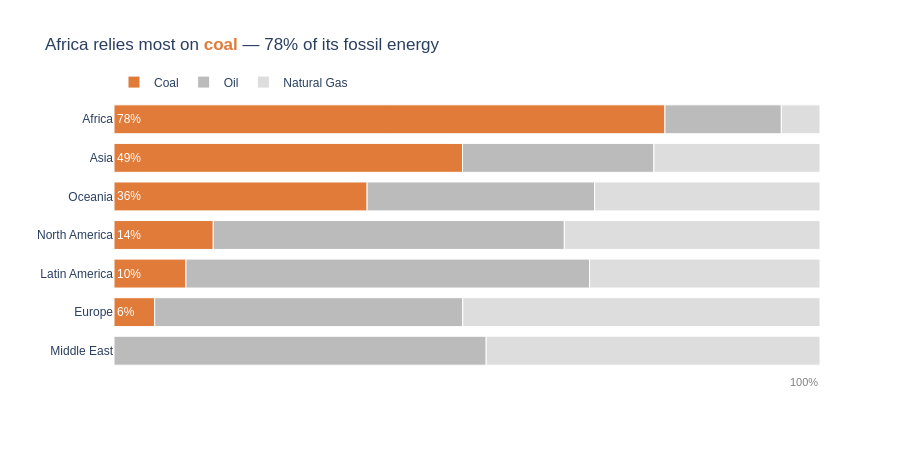

Here is the notebook cell this chart was saved with:
### Markdown cell above
## Task 3 — 100% stacked bar: which region relies most on coal?

**What to build:** A horizontal 100% stacked bar chart showing, for each **Region**, how its fossil energy splits between Coal, Oil and Natural Gas. This is the **same data as your Task 1 treemap**, visualised a second way.

**Requirements:**
- Reuse `df_fossil` from Task 1; aggregate TWh by `Region` × `Source` and convert to **shares of each region's fossil total**
- Horizontal bars, regions **sorted by coal share** (highest at the top)
- Coal is the segment on the baseline (first in `category_orders`) and the **only coloured segment** — keep it the same colour as in Task 1; Oil and Natural Gas in two greys
- Percentage labels on the coal segments only
- Insight title naming the most coal-dependent region and its coal share

> 💡 `df.groupby('Region')['TWh'].transform('sum')` gives each row its region total

### Code cell
# Task 3

# Region x Source TWh; pivot + melt keeps a 0 row for regions with no coal (Middle East)
fos = (df_fossil.pivot_table(index='Region', columns='Source', values='TWh', aggfunc='sum', fill_value=0)
                .reset_index()
                .melt(id_vars='Region', var_name='Source', value_name='TWh'))
fos['Share'] = fos['TWh'] / fos.groupby('Region')['TWh'].transform('sum')   # 100% stacked -> shares

# Sort regions by coal share, highest at the top
coal = fos.loc[fos['Source'] == 'Coal'].sort_values('Share', ascending=False)
region_order = coal['Region'].tolist()
top = coal.iloc[0]

# Labels on coal segments only (skip 0% for the Middle East)
fos['Label'] = np.where((fos['Source'] == 'Coal') & (fos['Share'] > 0),
                        fos['Share'].map('{:.0%}'.format), '')

fig = px.bar(
    fos,
    x='Share', y='Region',
    color='Source',
    text='Label',
    orientation='h',                                # label read first, then the bar
    color_discrete_map={'Coal': '#E07B39',          # same orange as Task 1 = the story
                        'Oil': '#BBBBBB',           # greys = context
                        'Natural Gas': '#DDDDDD'},
    category_orders={'Region': region_order,
                     'Source': ['Coal', 'Oil', 'Natural Gas']},   # coal on the baseline
    labels={'Share': 'Share of fossil energy', 'Source': ''},
    hover_data={'Label': False, 'Share': ':.0%', 'TWh': ':,.0f'},
    height=450,
    template='plotly_white',
    title=f"{top['Region']} relies most on <span style='color:#E07B39'><b>coal</b></span> — "
          f"{top['Share']:.0%} of its fossil energy"
)

fig.update_traces(
    textposition='inside', insidetextanchor='start',   # label at the left edge of the segment
    textfont=dict(color='white', size=12),
    marker_line_color='white', marker_line_width=1     # thin white separators
)

fig.update_layout(
    font=dict(family='Arial', size=12),
    bargap=0.25,
    legend=dict(orientation='h', x=0, y=1.12),          # needed to tell the two greys apart
    xaxis=dict(visible=False, range=[0, 1]),
    yaxis=dict(title='')
)

# Every bar sums to 100% - the hidden x-axis no longer says so
fig.add_annotation(x=1, y=0, xref='x', yref='paper', xanchor='right', yanchor='top', yshift=-4,
                   text='100%', showarrow=False, font=dict(size=11, color='grey'))
fig.show()

### Figure 1 — Plotly figure (JSON) as saved in the notebook; plotly's stock layout.template omitted (floating-point values rounded to 4 significant figures)
{"data": [{"alignmentgroup": "True", "customdata": [["78%", 6727], ["49%", 17300.0], ["6%", 887], ["10%", 1261], ["", 0], ["14%", 1565], ["36%", 2919]], "hovertemplate": "=Coal<br>Share of fossil energy=%{x:.0%}<br>Region=%{y}<br>TWh=%{customdata[1]:,.0f}<extra></extra>", "legendgroup": "Coal", "marker": {"color": "#E07B39", "pattern": {"shape": ""}, "line": {"color": "white", "width": 1}}, "name": "Coal", "offsetgroup": "Coal", "orientation": "h", "showlegend": true, "text": ["78%", "49%", "6%", "10%", "", "14%", "36%"], "textposition": "inside", "x": [0.7804, 0.4937, 0.05765, 0.1019, 0, 0.1406, 0.3585], "xaxis": "x", "y": ["Africa", "Asia", "Europe", "Latin America", "Middle East", "North America", "Oceania"], "yaxis": "y", "type": "bar", "textfont": {"color": "white", "size": 12}, "insidetextanchor": "start"}, {"alignmentgroup": "True", "customdata": [["", 1421], ["", 9500], ["", 6715], ["", 7076], ["", 5098], ["", 5535], ["", 2624]], "hovertemplate": "=Oil<br>Share of fossil energy=%{x:.0%}<br>Region=%{y}<br>TWh=%{customdata[1]:,.0f}<extra></extra>", "legendgroup": "Oil", "marker": {"color": "#BBBBBB", "pattern": {"shape": ""}, "line": {"color": "white", "width": 1}}, "name": "Oil", "offsetgroup": "Oil", "orientation": "h", "showlegend": true, "text": ["", "", "", "", "", "", ""], "textposition": "inside", "x": [0.1648, 0.2711, 0.4364, 0.5718, 0.5271, 0.4973, 0.3223], "xaxis": "x", "y": ["Africa", "Asia", "Europe", "Latin America", "Middle East", "North America", "Oceania"], "yaxis": "y", "type": "bar", "textfont": {"color": "white", "size": 12}, "insidetextanchor": "start"}, {"alignmentgroup": "True", "customdata": [["", 472], ["", 8244], ["", 7785], ["", 4039], ["", 4573], ["", 4031], ["", 2599]], "hovertemplate": "=Natural Gas<br>Share of fossil energy=%{x:.0%}<br>Region=%{y}<br>TWh=%{customdata[1]:,.0f}<extra></extra>", "legendgroup": "Natural Gas", "marker": {"color": "#DDDDDD", "pattern": {"shape": ""}, "line": {"color": "white", "width": 1}}, "name": "Natural Gas", "offsetgroup": "Natural Gas", "orientation": "h", "showlegend": true, "text": ["", "", "", "", "", "", ""], "textposition": "inside", "x": [0.05476, 0.2352, 0.5059, 0.3264, 0.4729, 0.3621, 0.3192], "xaxis": "x", "y": ["Africa", "Asia", "Europe", "Latin America", "Middle East", "North America", "Oceania"], "yaxis": "y", "type": "bar", "textfont": {"color": "white", "size": 12}, "insidetextanchor": "start"}], "layout": {"xaxis": {"anchor": "y", "domain": [0, 1], "title": {"text": "Share of fossil energy"}, "visible": false, "range": [0, 1]}, "yaxis": {"anchor": "x", "domain": [0, 1], "title": {"text": ""}, "categoryorder": "array", "categoryarray": ["Middle East", "Europe", "Latin America", "North America", "Oceania", "Asia", "Africa"]}, "legend": {"title": {"text": ""}, "tracegroupgap": 0, "orientation": "h", "x": 0, "y": 1.12}, "title": {"text": "Africa relies most on <span style='color:#E07B39'><b>coal</b></span> — 78% of its fossil energy"}, "barmode": "relative", "height": 450, "font": {"family": "Arial", "size": 12}, "bargap": 0.25, "annotations": [{"font": {"color": "grey", "size": 11}, "showarrow": false, "text": "100%", "x": 1, "xanchor": "right", "xref": "x", "y": 0, "yanchor": "top", "yref": "paper", "yshift": -4}]}}
